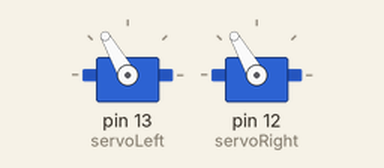
Bench run of a sketch on a simulated Arduino Uno, built with avr-gcc and run on an emulated ATmega328P. Parts: 2 × servo.

Above: at 0.05 s.
Timing chart, 0 to 3.0 s (numbered marks = the images above):
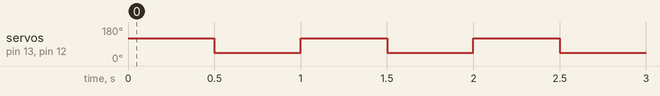

Measured:
- by itself, servo on pin 13 (servoLeft), servo on pin 12 (servoRight): alternates 120° for 0.50 s and 44° for 0.50 s

The sketch:

sketch_jul12c.ino
```cpp
#include <Servo.h>                           // Include servo library

Servo servoLeft;                             // Declare left servo signal
Servo servoRight;                            // Declare right servo signal

void setup()                                 // Built in initialization block
{
 servoLeft.attach(13);                      // Attach left signal to pin 13
 servoRight.attach(12);                     // Attach right signal to pin 12
}

void loop() {
  // put your main code here, to run repeatedly:
//servoLeft.writeMicroseconds(1500);
//servoRight.writeMicroseconds(1200);
//delay(2000);
servoLeft.write(120);
servoRight.write(120);
delay(500);
servoLeft.writeMicroseconds(1000);
servoRight.writeMicroseconds(1000);
delay(500);

}
```
